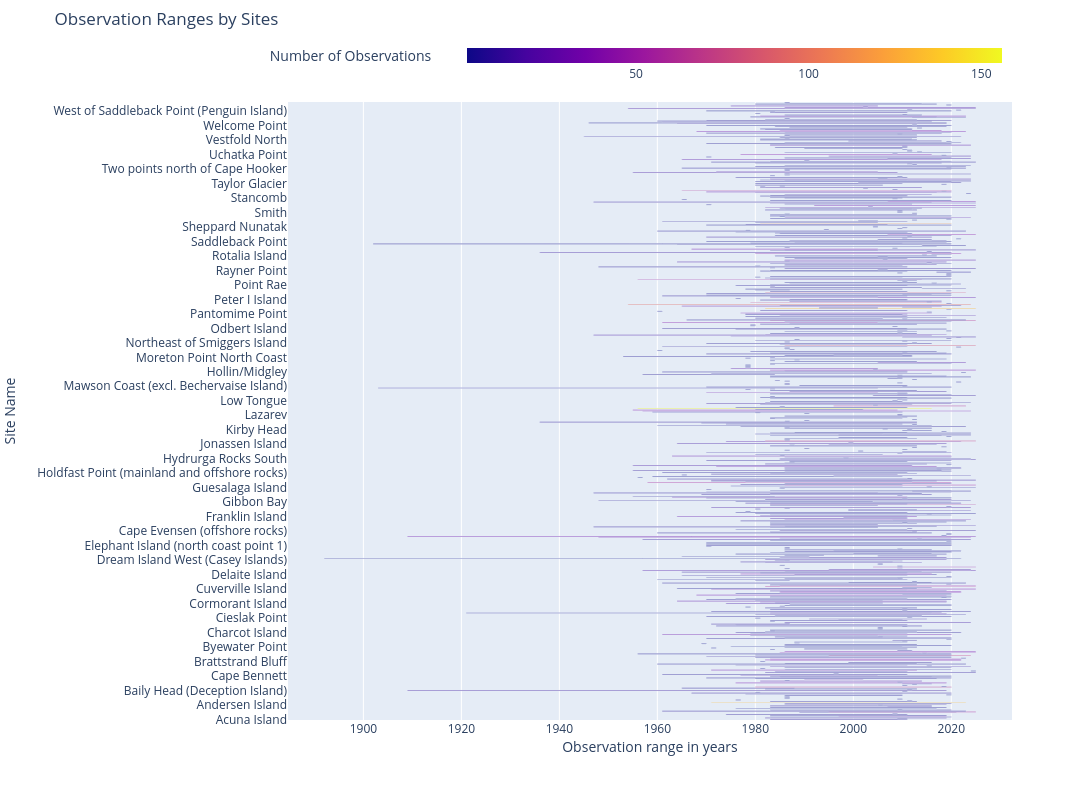

This figure's notebook cell:
### Code cell
import plotly.express as px

fig = px.bar(
        df_sites_obs_range,
        x='Observation range in years',
        y='site_name',
        base='First observation year',
        orientation='h',
        color='Number of observations',
        title='Observation Ranges by Sites',
        labels={
                "site_name": "Site Name"
        }
        )
fig.update_layout(
        height=800,
        width=1200,
        coloraxis_colorbar=dict(
                title="Number of Observations",
                thicknessmode="pixels",
                thickness=15,
                orientation="h",
        )
)


fig.show()

### Figure 1 — Plotly figure (JSON) as saved in the notebook; plotly's stock layout.template omitted (floating-point values rounded to 4 significant figures; data arrays with more than 128 entries replaced by an {"elided": "..."} marker saying what was removed)
{"data": [{"base": {"elided": "725 int values"}, "hovertemplate": "First observation year=%{base}<br>Observation range in years=%{x}<br>Site Name=%{y}<br>Number of observations=%{marker.color}<extra></extra>", "legendgroup": "", "marker": {"color": {"elided": "725 int values"}, "coloraxis": "coloraxis", "pattern": {"shape": ""}}, "name": "", "orientation": "h", "showlegend": false, "textposition": "auto", "type": "bar", "x": {"elided": "725 int values"}, "xaxis": "x", "y": {"elided": "725 str values"}, "yaxis": "y"}], "layout": {"barmode": "relative", "coloraxis": {"colorbar": {"orientation": "h", "thickness": 15, "thicknessmode": "pixels", "title": {"text": "Number of Observations"}}, "colorscale": [[0, "#0d0887"], [0.1111, "#46039f"], [0.2222, "#7201a8"], [0.3333, "#9c179e"], [0.4444, "#bd3786"], [0.5556, "#d8576b"], [0.6667, "#ed7953"], [0.7778, "#fb9f3a"], [0.8889, "#fdca26"], [1, "#f0f921"]]}, "height": 800, "legend": {"tracegroupgap": 0}, "title": {"text": "Observation Ranges by Sites"}, "width": 1200, "xaxis": {"anchor": "y", "domain": [0, 1], "title": {"text": "Observation range in years"}}, "yaxis": {"anchor": "x", "domain": [0, 1], "title": {"text": "Site Name"}}}}
